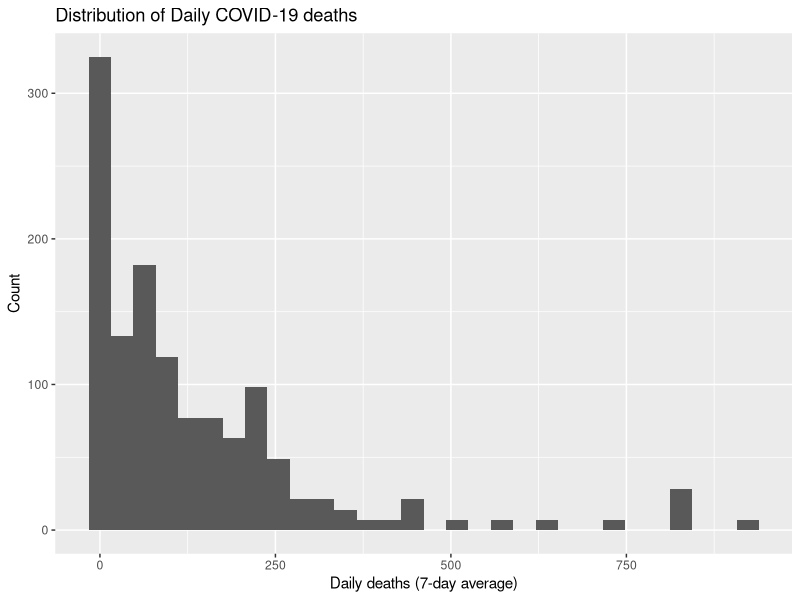
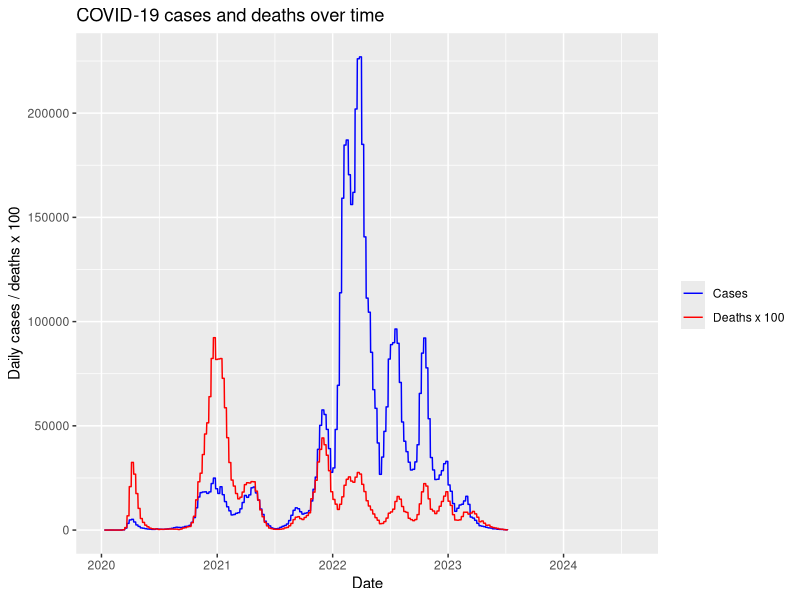
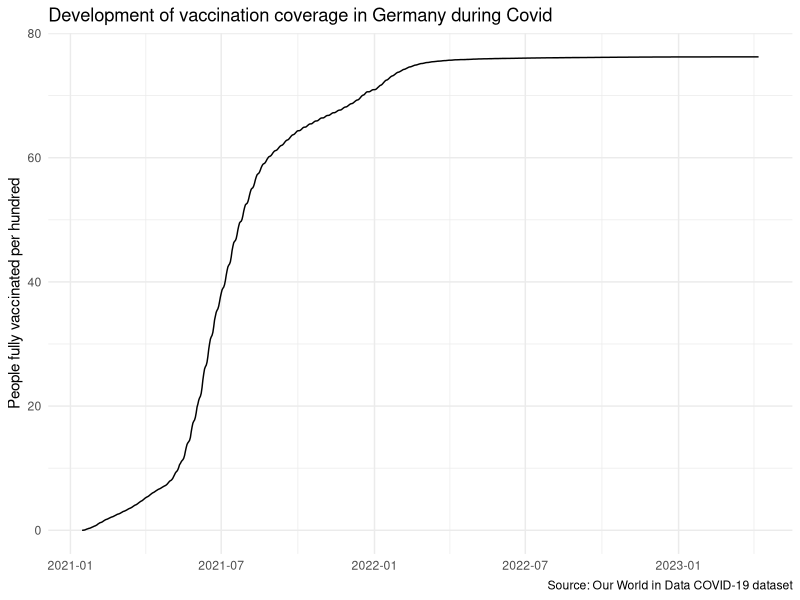

Here is the R script that generated these plots, in order: (Note: this script raises an error after producing the figures.)
## ---- chunk 1
library(readr)
library(tidyverse)

covid_germany <- read_delim("data/covid_germany.csv")

## ---- chunk 2
#| echo: false
library(ggplot2)  
ggplot(covid_germany, aes(x = new_deaths_smoothed)) +   
  geom_histogram(bins = 30) +   
  labs(     title = "Distribution of Daily COVID-19 deaths",     x = "Daily deaths (7-day average)",     y = "Count"   ) 
## ---- chunk 3
#| echo: false
ggplot(covid_germany, aes(x = date)) +   
  geom_line(aes(y = new_cases_smoothed, colour = "Cases")) +   
  geom_line(aes(y = new_deaths_smoothed * 100, colour = "Deaths x 100")) +   
  scale_colour_manual(     values = c("Cases" = "blue", "Deaths x 100" = "red")   ) +   
  labs(     title = "COVID-19 cases and deaths over time",     x = "Date",     y = "Daily cases / deaths x 100",     colour = ""   )
## ---- chunk 4
glimpse(covid_germany)
## ---- chunk 5
#check variable people_fully_vaccinated_per_hundred
covid_germany %>%
  filter(!is.na(people_fully_vaccinated_per_hundred)) %>%
  summarise(start = min(date), end = max(date))

covid_germany %>%
  filter(!is.na(people_fully_vaccinated_per_hundred)) %>%
  arrange(date) %>%
  mutate(gap = as.numeric(date - lag(date))) %>%
  summarise(max_gap = max(gap, na.rm = TRUE))
## ---- chunk 6
#check variable new_vaccinations_smoothed
covid_germany %>%
  filter(!is.na(new_vaccinations_smoothed)) %>%
  summarise(start = min(date), end = max(date))

covid_germany %>%
  filter(!is.na(new_vaccinations_smoothed)) %>%
  arrange(date) %>%
  mutate(gap = as.numeric(date - lag(date))) %>%
  summarise(max_gap = max(gap, na.rm = TRUE))
## ---- chunk 7
covid_germany %>%
  filter(!is.na(new_vaccinations_smoothed)) %>%
  summarise(
    min = min(new_vaccinations_smoothed),
    max = max(new_vaccinations_smoothed),
    mean = mean(new_vaccinations_smoothed),
    sd = sd(new_vaccinations_smoothed)
  )
## ---- chunk 8
covid_germany %>%
  filter(!is.na(people_vaccinated_per_hundred)) %>%
  summarise(n = n(), start = min(date), end = max(date))

covid_germany %>%
  filter(!is.na(people_vaccinated_per_hundred)) %>%
  arrange(date) %>%
  mutate(gap = as.numeric(date - lag(date))) %>%
  summarise(max_gap = max(gap, na.rm = TRUE))
## ---- chunk 9
covid_germany %>%
  filter(!is.na(new_deaths_smoothed)) %>%
  summarise(n = n(), start = min(date), end = max(date))

covid_germany %>%
  filter(!is.na(icu_patients)) %>%
  summarise(n = n(), start = min(date), end = max(date))
## ---- chunk 10
covid_germany %>%
  filter(!is.na(people_vaccinated_per_hundred),
         !is.na(new_deaths_smoothed)) %>%
  summarise(n = n(), start = min(date), end = max(date))

covid_germany %>%
  filter(!is.na(people_vaccinated_per_hundred),
         !is.na(icu_patients)) %>%
  summarise(n = n(), start = min(date), end = max(date))
## ---- chunk 11
covid_germany %>%
  filter(!is.na(people_vaccinated_per_hundred),
         !is.na(new_deaths_smoothed),
         !is.na(icu_patients)) %>%
  summarise(
    vacc_min = min(people_vaccinated_per_hundred),
    vacc_max = max(people_vaccinated_per_hundred),
    deaths_min = min(new_deaths_smoothed),
    deaths_max = max(new_deaths_smoothed),
    icu_min = min(icu_patients),
    icu_max = max(icu_patients)
  )
## ---- chunk 12
#| fig-alt: "Line chart showing the share of people fully vaccinated against COVID-19 in Germany from late 2020 to 2023. The line starts near zero in early 2021, rises steeply through 2021, and then levels off at around 76 percent."
covid_germany %>% filter(!is.na(people_fully_vaccinated_per_hundred)) %>% ggplot(aes(
  x = date,
  y = people_fully_vaccinated_per_hundred
))+
  geom_line()+
  labs(title = "Development of vaccination coverage in Germany during Covid",
       x = NULL,
       y = "People fully vaccinated per hundred",
       caption = "Source: Our World in Data COVID-19 dataset")+
  theme_minimal()
  
## ---- chunk 13
rq2_data <- covid_germany %>%
  filter(!is.na(people_vaccinated_per_hundred),
         !is.na(new_deaths_smoothed),
         !is.na(icu_patients)) %>%
  select(date, people_vaccinated_per_hundred,
         new_deaths_smoothed, icu_patients)
## ---- chunk 14
# observed correlation
obs_cor_deaths <- rq2_data %>%
  specify(new_deaths_smoothed ~ people_vaccinated_per_hundred) %>%
  calculate(stat = "correlation")

obs_cor_deaths

# theoretical null distribution and p-value
null_dist_deaths <- rq2_data %>%
  specify(new_deaths_smoothed ~ people_vaccinated_per_hundred) %>%
  assume("t")

null_dist_deaths %>%
  get_p_value(obs_stat = obs_cor_deaths, direction = "two-sided")

# confidence interval from the equivalent base R test
cor.test(rq2_data$new_deaths_smoothed,
         rq2_data$people_vaccinated_per_hundred)
## ---- chunk 15
obs_cor_icu <- rq2_data %>%
  specify(icu_patients ~ people_vaccinated_per_hundred) %>%
  calculate(stat = "correlation")

obs_cor_icu

null_dist_icu <- rq2_data %>%
  specify(icu_patients ~ people_vaccinated_per_hundred) %>%
  assume("t")

null_dist_icu %>%
  get_p_value(obs_stat = obs_cor_icu, direction = "two-sided")

cor.test(rq2_data$icu_patients,
         rq2_data$people_vaccinated_per_hundred)
